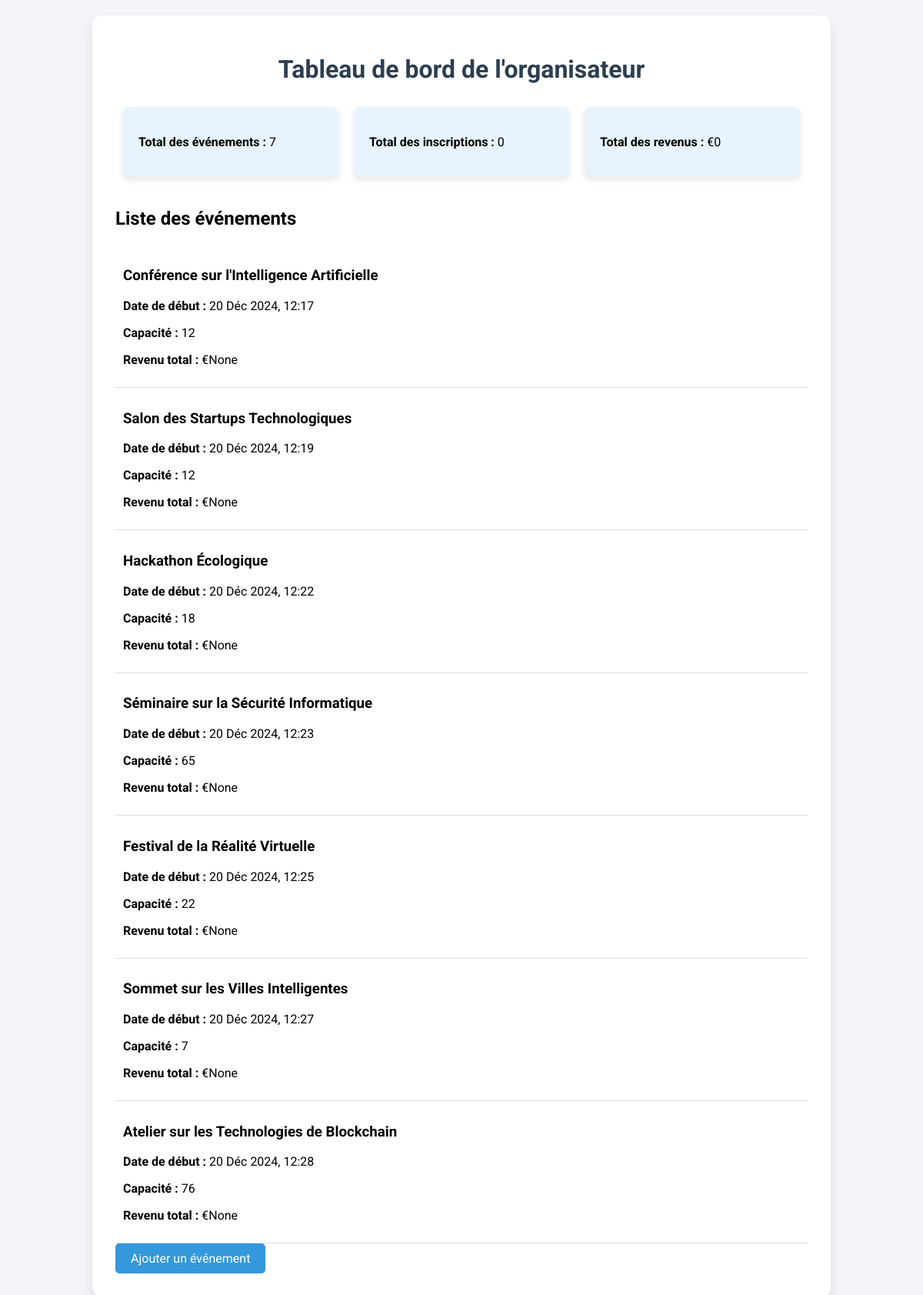
Screenshot of /event/dashboard/ (signed in) with the database file from the repository.
### event/models.py (models this page shows, shortened)
class Event(models.Model):
    title = models.CharField(max_length=255)
    description = models.TextField()
    image = models.ImageField(upload_to='event_images/', blank=True, null=True)
    location = models.CharField(max_length=255)
    start_date = models.DateTimeField()
    end_date = models.DateTimeField()
    capacity = models.PositiveIntegerField()
    price = models.DecimalField(max_digits=10, decimal_places=2, blank=True, null=True)
    organizer = models.ForeignKey(User, on_delete=models.CASCADE, related_name='events')
    is_public = models.BooleanField(default=True)
    category = models.ForeignKey('Category', on_delete=models.SET_NULL, null=True, related_name='events', blank=True)
    private_key = models.UUIDField(default=uuid.uuid4, editable=False, unique=True)

### event/views.py (the view)
# urls.py: path('dashboard/', views.OrganizerDashboardView.as_view(), name='organizer_dashboard'),
class OrganizerDashboardView(LoginRequiredMixin, TemplateView):
    template_name = 'event/organizer_dashboard.html'
    def get_context_data(self, **kwargs):
        context = super().get_context_data(**kwargs)
        user = self.request.user
        events = Event.objects.filter(organizer=user).annotate(
            total_tickets=Count('ticket'),
            total_revenue=Sum('ticket__event__price', filter=Q(ticket__is_paid=True))
        )
        total_events = events.count()
        total_registrations = events.aggregate(total=Sum('total_tickets'))['total'] or 0
        total_revenue = events.aggregate(total=Sum('total_revenue'))['total'] or 0
        context.update({
            'events': events,
            'total_events': total_events,
            'total_registrations': total_registrations,
            'total_revenue': total_revenue,
        })
        return context

### event/templates/event/organizer_dashboard.html (shortened to what this page needs)
<!DOCTYPE html>
<html lang="fr">
<head>
    <link href="https://cdnjs.cloudflare.com/ajax/libs/font-awesome/6.0.0-beta3/css/all.min.css" rel="stylesheet">
</head>
<body>
    <div class="dashboard">
        <h1>Tableau de bord de l'organisateur</h1>
        <div class="info">
            <div>
                <p><strong>Total des événements :</strong> {{ total_events }}</p>
            </div>
            <div>
                <p><strong>Total des inscriptions :</strong> {{ total_registrations }}</p>
            </div>
            <div>
                <p><strong>Total des revenus :</strong> €{{ total_revenue }}</p>
            </div>
        </div>
        <div class="event-list">
            <h2>Liste des événements</h2>
            {% for event in events %}
                <div class="event">
                    <h3>{{ event.title }}</h3>
                    <p><strong>Date de début :</strong> {{ event.start_date|date:"d M Y, H:i" }}</p>
                    <p><strong>Capacité :</strong> {{ event.capacity }}</p>
                    <p><strong>Revenu total :</strong> €{{ event.total_revenue }}</p>
                </div>
            {% empty %}
                <p>Aucun événement trouvé.</p>
            {% endfor %}
        </div>
        <a href="#" class="button">Ajouter un événement</a>
    </div>
</body>
</html>

### event/templates/event/organizer_dashboard.html (style rules this page uses)
body { font-family: 'Roboto', sans-serif; margin: 0; padding: 0; background-color: #f4f4f9; }
.dashboard { max-width: 900px; margin: 20px auto; padding: 30px; background-color: #ffffff; border-radius: 12px; box-shadow: 0 8px 16px rgba(0, 0, 0, 0.1); }
.dashboard h1 { text-align: center; color: #2c3e50; margin-bottom: 20px; }
.dashboard .info { margin-top: 20px; display: flex; justify-content: space-between; flex-wrap: wrap; }
.dashboard .info div { flex: 1; margin: 10px; padding: 20px; background-color: #e7f3fe; border-radius: 8px; box-shadow: 0 4px 8px rgba(0, 0, 0, 0.1); }
.dashboard .event-list { margin-top: 30px; }
.dashboard .event { padding: 10px; border-bottom: 1px solid #ddd; }
.dashboard .button { display: inline-block; padding: 10px 20px; background-color: #3498db; color: white; text-decoration: none; border-radius: 5px; transition: background-color 0.3s; }

### rows the page displays
Event: title "Conférence sur l'Intelligence Artificielle", start_date "20 Déc 2024, 12:17", capacity "12", total_revenue "None"
Event: title "Salon des Startups Technologiques", start_date "20 Déc 2024, 12:19", capacity "12", total_revenue "None"
Event: title "Hackathon Écologique", start_date "20 Déc 2024, 12:22", capacity "18", total_revenue "None"
Event: title "Séminaire sur la Sécurité Informatique", start_date "20 Déc 2024, 12:23", capacity "65", total_revenue "None"
Event: title "Festival de la Réalité Virtuelle", start_date "20 Déc 2024, 12:25", capacity "22", total_revenue "None"
Event: title "Sommet sur les Villes Intelligentes", start_date "20 Déc 2024, 12:27", capacity "7", total_revenue "None"
Event: title "Atelier sur les Technologies de Blockchain", start_date "20 Déc 2024, 12:28", capacity "76", total_revenue "None"

### other values shown
{{ total_events }} "7"
{{ total_registrations }} "0"
{{ total_revenue }} "0"
